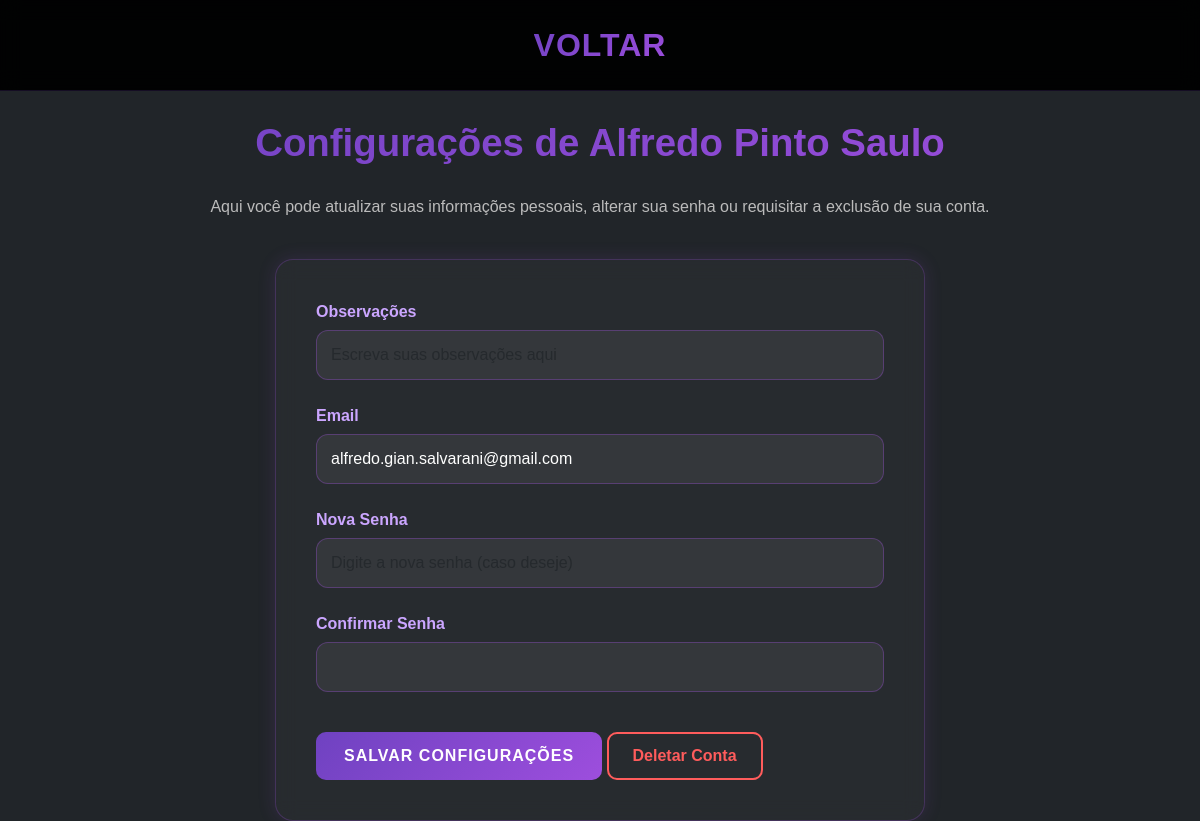
/configuracoes/ (signed in), run on the app's committed database.
### cadastro/models.py (models this page shows, shortened)
class Usuario(models.Model):
    GENERO_CHOICES = [
        ('M', 'Masculino'),
        ('F', 'Feminino'),
        ('O', 'Outro'),
        ('N', 'Prefiro não dizer'),
    ]
    nome_completo = models.CharField(max_length=100)
    senha = models.CharField(max_length=100)
    email = models.EmailField(max_length=100, unique=True)
    telefone = models.CharField(max_length=20)
    data_nascimento = models.DateField()
    genero = models.CharField(max_length=1, choices=GENERO_CHOICES)
    observacoes = models.TextField(blank=True)

### TelaAluno/views.py (the view, shortened to what this page needs)
# urls.py: path('configuracoes/', views.configuracoes, name='configuracoes'),
def configuracoes(request):
    usuario_id = request.session.get('usuario_id')
    nome = request.session.get('nome_usuario_completo', 'Usuário')
    usuario = Usuario.objects.get(id=usuario_id) if usuario_id else None
    requisicao_pendente = None
    if usuario:
        requisicao_pendente = RequisicaoExclusao.objects.filter(
            usuario=usuario,
            status='pendente'
        ).first()
    return render(request, 'configurações.html', {
        'usuario': usuario,
        'aluno': usuario,
        'nome_usuario': nome,
        'requisicao_pendente': requisicao_pendente,
    })

### TelaAluno/templates/configurações.html (shortened to what this page needs)
{% load static %}
<!DOCTYPE html>
<html lang="pt-br">
<head>
    <link href="{% static 'css/bootstrap.min.css' %}" rel="stylesheet">
    <link href="{% static 'css/estilo.css' %}" rel="stylesheet">
</head>
<body class="bg-dark text-white">
    <nav class="navbar navbar-custom fixed-top">
        <div class="container d-flex justify-content-center">
            <a class="navbar-brand brand-gradient mx-auto" href="{% url 'TelaAluno:telaaluno' %}">Voltar</a>
        </div>
    </nav>
    <main class="container fade-in" style="margin-top: 120px;">
        <h1 class="config-title">Configurações de {{ nome_usuario }}</h1>
        <div class="config-instructions">
            <p>Aqui você pode atualizar suas informações pessoais, alterar sua senha ou requisitar a exclusão de sua conta.</p>
        </div>
        <div class="config-form-container mt-4">
            <form method="POST" action="{% url 'TelaAluno:configuracoes' %}">
                <div class="form-group">
                    <label for="observacoes">Observações</label>
                    <input type="text" id="observacoes" name="observacoes" value="{{ usuario.observacoes }}" placeholder="Escreva suas observações aqui" class="form-control text-white">
                </div>
                <div class="form-group">
                    <label for='email' class="mt-4">Email</label>
                   <input type="email" id="email" name="email" value="{{ usuario.email }}" placeholder="Altere seu email aqui" class="form-control text-white" required>
                </div>
                <div class="form-group">
                    <label for='nova_senha' class="mt-4">Nova Senha</label>
                    <input type="password" id="nova_senha" name="nova_senha" placeholder="Digite a nova senha (caso deseje)" class="form-control text-white" minlength="8">
                </div>
                <div class="form-group">
                    <label for="confirmar_senha" class="mt-4">Confirmar Senha</label>
                    <input type="password" id="confirmar_senha" name="confirmar_senha" class="form-control text-white" minlength="8">
                </div>
                <button type="submit" class="btn-salvar-config mt-3">Salvar Configurações</button>
                <button type="button" class="btn-delete-config mt-3 float-right" {% if requisicao_pendente %}disabled{% endif %}>
                    {% if requisicao_pendente %}Requisição Pendente{% else %}Deletar Conta{% endif %}
                </button>
            </form>
        </div>
    </main>
</body>
</html>

### static/css/estilo.css (style rules this page uses)
:root { --primary-yellow: #b08852; --dark-yellow: #8e6f3f; --light-yellow: rgba(176, 136, 82, 0.1); --gradient-purple-yellow: linear-gradient(135deg, #9b59b6, #f1c40f); }
* { margin: 0; padding: 0; box-sizing: border-box; }
body { font-family: 'Arial', sans-serif; background-color: #000; color: #fff; overflow-x: hidden; }
.navbar { background: rgba(0, 0, 0, 0.95) !important; backdrop-filter: blur(10px); transition: all 0.3s ease; padding: 1rem 0; }
.navbar-brand { font-size: 2rem; font-weight: bold; background: var(--gradient-purple-yellow); background-clip: text; -webkit-background-clip: text; -webkit-text-fill-color: transparent; text-transform: uppercase; letter-spacing: 2px; }
.fade-in { animation: fadeInUp 0.8s ease; }
.form-group { margin-bottom: 1.5rem; }
label { display: block; margin-bottom: 0.5rem; font-weight: 500; color: #fff; }
input, select, textarea { width: 100%; padding: 12px 15px; border-radius: 10px; border: 1px solid rgba(176, 136, 82, 0.3); background-color: rgba(255, 255, 255, 0.05); color: #fff; font-size: 1rem; transition: border 0.3s ease; }
.navbar-custom { background: rgba(0, 0, 0, 0.95); border-bottom: 1px solid rgba(111, 66, 193, 0.18); backdrop-filter: blur(10px); }
.brand-gradient { background: linear-gradient(135deg, #6f42c1, #9d4edd); -webkit-background-clip: text; -webkit-text-fill-color: transparent; background-clip: text; font-weight: 700; letter-spacing: 1px; }
.config-form-container { max-width: 650px; margin: 0 auto; background: rgba(255,255,255,0.03); border: 1px solid rgba(157, 78, 221, 0.25); border-radius: 18px; padding: 2.5rem; backdrop-filter: blur(10px); box-shadow: 0 0 18px rgba(157, 78, 221, 0.15); }
.config-form-container label { color: #cba6ff !important; font-weight: 600; margin-bottom: 6px; }
.config-form-container input, .config-form-container textarea { background: rgba(255,255,255,0.06); border: 1px solid rgba(157, 78, 221, 0.35); color: #e8d9ff; border-radius: 12px; padding: 12px 14px; transition: all .25s ease; }
.btn-salvar-config { background: linear-gradient(135deg,#6f42c1,#9d4edd); border: none; padding: 12px 28px; font-weight: bold; border-radius: 10px; text-transform: uppercase; letter-spacing: 1px; color: #fff; transition: all .25s ease; }
.btn-delete-config { background: transparent; border: 2px solid #ff5c5c; color: #ff5c5c; padding: 10px 24px; font-weight: bold; border-radius: 10px; transition: all .25s ease; }
.config-title { background: linear-gradient(135deg,#6f42c1,#9d4edd); -webkit-background-clip: text; -webkit-text-fill-color: transparent; font-size: 2.4rem; font-weight: 900; text-align: center; margin-bottom: 1.8rem; }
.config-instructions { text-align: center; margin-bottom: 2.5rem; color: #bbb; font-size: 1rem; }

### data on the page
Usuario: nome_completo "Alfredo Pinto Saulo", email "alfredo.gian.salvarani@gmail.com"
